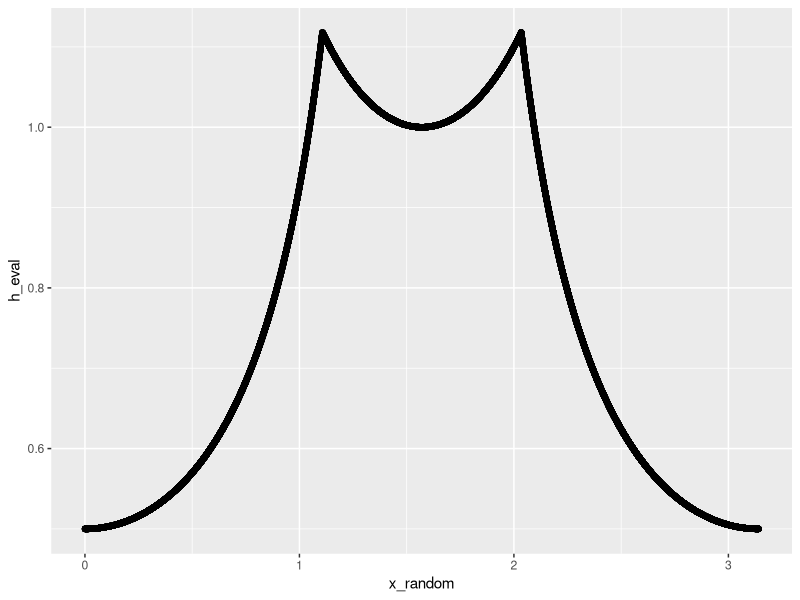
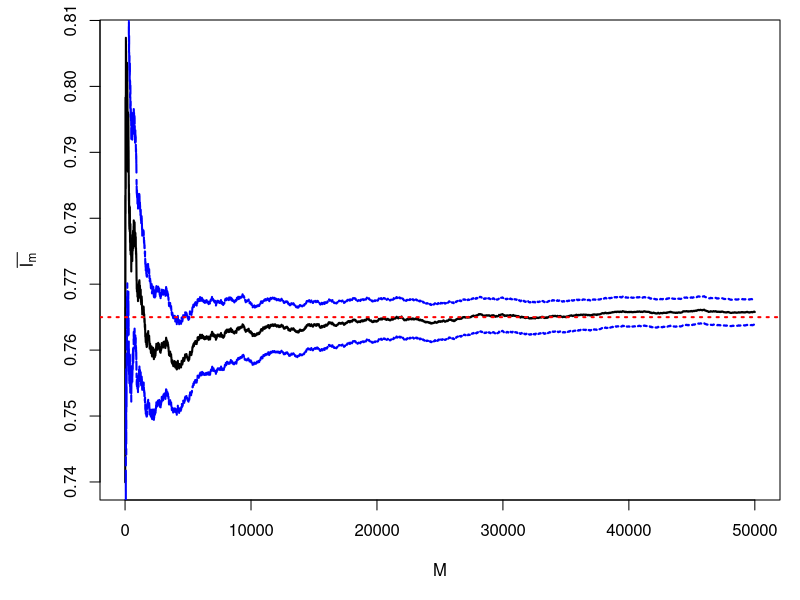
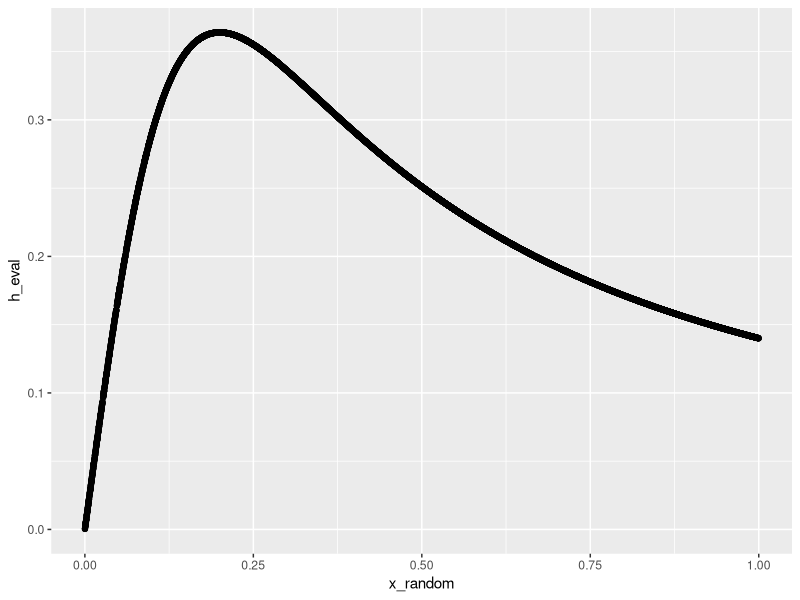
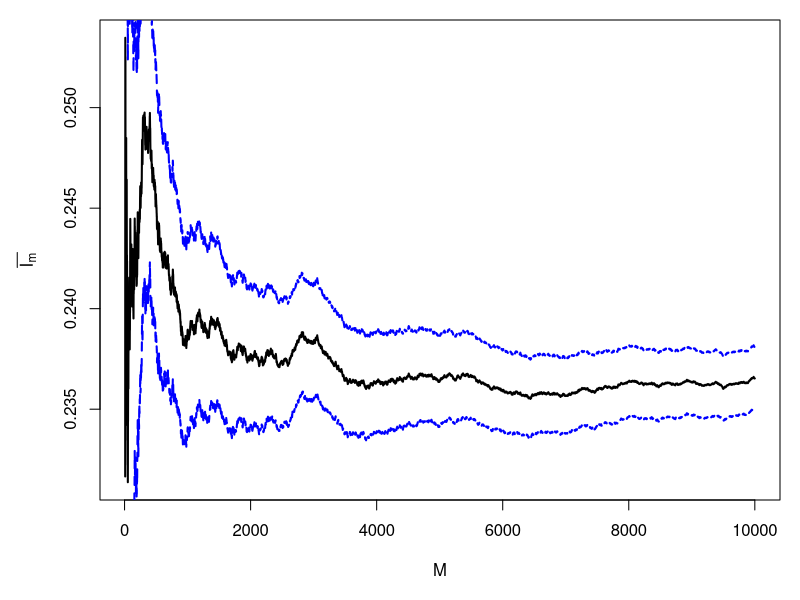
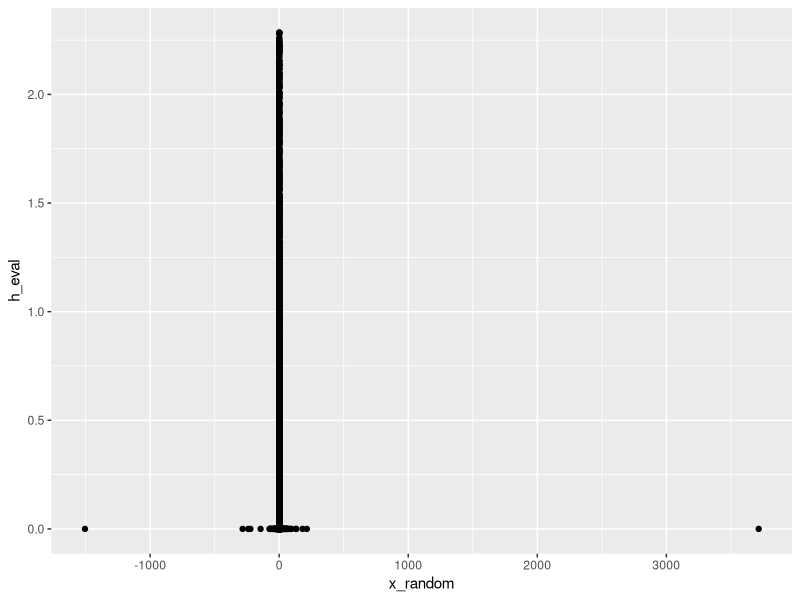
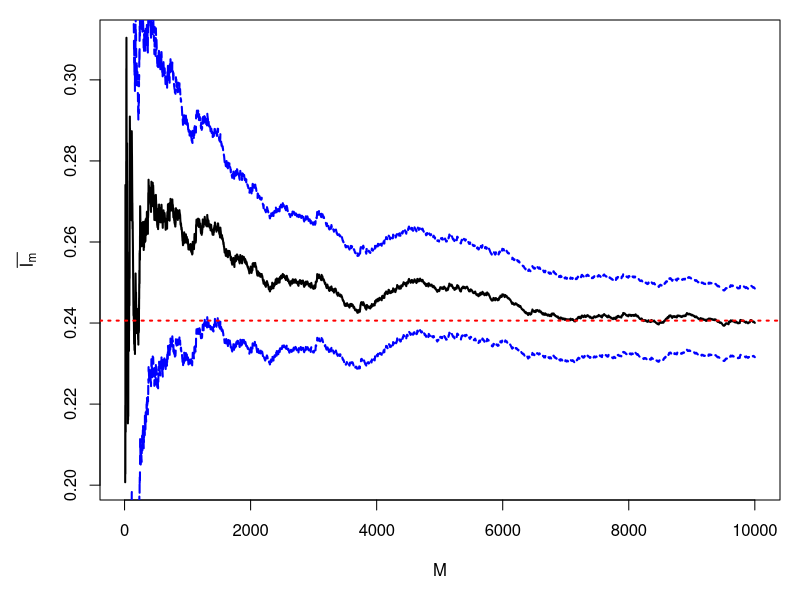
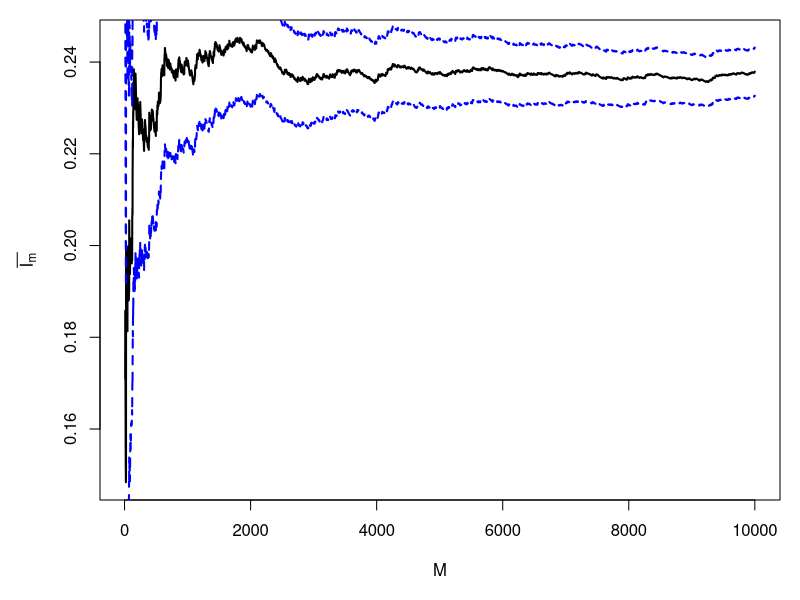
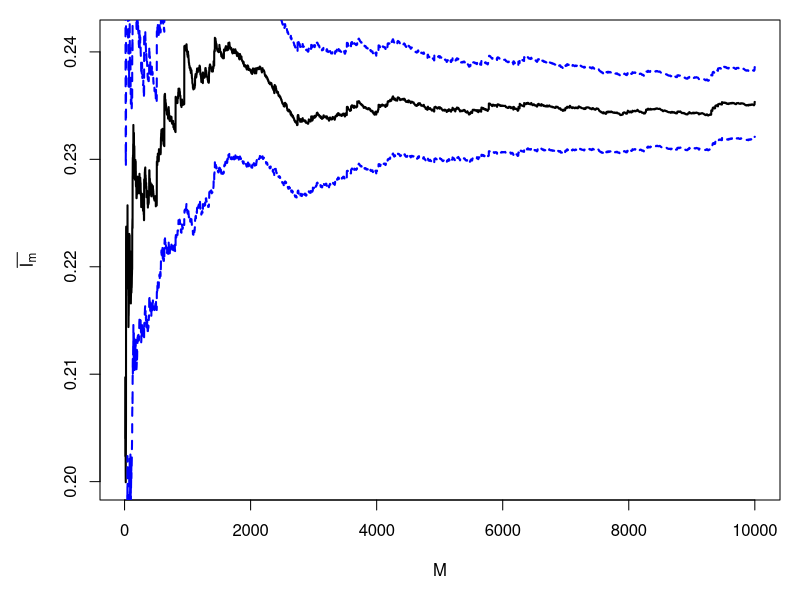

Generate these figures, in order, with R:
## ---- chunk 1
pi = 3.1415
g3b = function(x){
  if(x < atan(2)){
    (1/(2*(cos(x))))/pi
  }
  else if(x > atan(2) & x < pi/2){
    (1/cos(pi/2-x))/pi
  }
  else if(x > pi/2 & x < pi - atan(2)){
    (1/cos(x-pi/2))/pi
  }
  else{
    (1/(2*cos(pi-x)))/pi
  }
}

a = 0
b = 3.1415
m = 50000
library(ggplot2)


set.seed(1)
x_random = runif(m, a, b)

h_eval <- NA
for(i in 1:m){
  h_eval[i] = (b - a) * g3b(x_random[i])
}
ggplot(mapping = aes(x = x_random, y = h_eval)) + 
  geom_point()
partial_int = cumsum(h_eval) / 1:m

ci_lo = partial_int - qnorm(.975) * sapply(1:m,function(x){
  sd(h_eval[1:x])/sqrt(x)
})
ci_hi = partial_int + qnorm(.975) * sapply(1:m,function(x){
  sd(h_eval[1:x])/sqrt(x)
})


par(mar = c(5,5,1,1))
plot(10:m,partial_int[-(1:9)],type = "l",
     xlab = "M",
     ylab = expression(bar(I[m]) ),lwd = 2)
lines(10:m,ci_lo[-(1:9)],col = "blue",lty = 2,lwd = 2)
lines(10:m,ci_hi[-(1:9)],col = "blue",lty = 2,lwd =2)

abline(h = 0.765,lty = 3,col = "red",lwd = 2)

partial_int[m]

sqrt(var(h_eval)/m)
## ---- chunk 2

f4a = function(x){
  ifelse(x >= 0 & x <=1, 5/(atan(5)*(1+25*x^2)), 0)
}

a = 0
b = 1
m = 10000

g4a = function(x){
  x
}

h4a =  function(x){
  dunif(x,0,1)
}


set.seed(1)
x_random = runif(m, a, b)



h_eval <- NA
for(i in 1:length(x_random)){
  h_eval[i] = f4a(x_random[i]) * g4a(x_random[i])/h4a(x_random[i])
}

ggplot(mapping = aes(x = x_random, y = h_eval)) + 
  geom_point()

partial_int = cumsum(h_eval) / 1:length(x_random)

ci_lo = partial_int - qnorm(.975) * sapply(1:length(x_random),function(x){
  sd(h_eval[1:x])/sqrt(x)
})
ci_hi = partial_int + qnorm(.975) * sapply(1:length(x_random),function(x){
  sd(h_eval[1:x])/sqrt(x)
})


par(mar = c(5,5,1,1))
plot(10:length(x_random),partial_int[-(1:9)],type = "l",
     xlab = "M",
     ylab = expression(bar(I[m]) ),lwd = 2)
lines(10:length(x_random),ci_lo[-(1:9)],col = "blue",lty = 2,lwd = 2)
lines(10:length(x_random),ci_hi[-(1:9)],col = "blue",lty = 2,lwd =2)

abline(h = 2.406,lty = 3,col = "red",lwd = 2)

partial_int[length(x_random)]

(sd(h_eval)/sqrt(length(x_random)))^2
var(h_eval)/m

## ---- chunk 3


f4b = function(x){
  ifelse(x >= 0 & x <=1, 5/(atan(5)*(1+25*x^2)), 0)
}
h4b <- function(x){
  dcauchy(x, 0, 1/5)
}
g4b = function(x){
  x
}

a = 0
b = 1
m = 10000


set.seed(1)
x_random = rcauchy(m, 0, 0.2)


h_eval <- NA
for(i in 1:length(x_random)){
  h_eval[i] = f4b(x_random[i]) * g4b(x_random[i])/ h4b(x_random[i])
}

ggplot(mapping = aes(x = x_random, y = h_eval)) + 
  geom_point()

partial_int = cumsum(h_eval) / 1:length(x_random)

ci_lo = partial_int - qnorm(.975) * sapply(1:length(x_random),function(x){
  sd(h_eval[1:x])/sqrt(x)
})
ci_hi = partial_int + qnorm(.975) * sapply(1:length(x_random),function(x){
  sd(h_eval[1:x])/sqrt(x)
})


par(mar = c(5,5,1,1))
plot(10:length(x_random),partial_int[-(1:9)],type = "l",
     xlab = "M",
     ylab = expression(bar(I[m]) ),lwd = 2)
lines(10:length(x_random),ci_lo[-(1:9)],col = "blue",lty = 2,lwd = 2)
lines(10:length(x_random),ci_hi[-(1:9)],col = "blue",lty = 2,lwd =2)

abline(h = .2406,lty = 3,col = "red",lwd = 2)

partial_int[length(x_random)]


(sd(h_eval)/sqrt(length(x_random)))^2
var(h_eval)/length(x_random)

## ---- chunk 4
m = 10e3
f4 = function(x){
  5/(atan(5)*(1+25*x^2))
}

h4 = function(x){
  dbeta(x, 2, 1)
}

g4 = function(x){
  x
}

set.seed(1)
x_random = rbeta(m,2,1)
h_eval4 = g4(x_random)*f4(x_random)/h4(x_random)
partial_int4 = cumsum(h_eval4) / 1:m

ci_lo4 = partial_int4 - qnorm(.975) * sapply(1:m,function(x){
  sd(h_eval4[1:x])/sqrt(x)
})
ci_hi4 = partial_int4 + qnorm(.975) * sapply(1:m,function(x){
  sd(h_eval4[1:x])/sqrt(x)
})


par(mar = c(5,5,1,1))
plot(10:m,partial_int4[-(1:9)],type = "l",
     xlab = "M",
     ylab = expression(bar(I[m]) ),lwd = 2)
lines(10:m,ci_lo4[-(1:9)],col = "blue",lty = 2,lwd = 2)
lines(10:m,ci_hi4[-(1:9)],col = "blue",lty = 2,lwd =2)

abline(h = 2,lty = 3,col = "red",lwd = 2)

partial_int4[length(x_random)]

mean((h_eval4-0.238)^2)
     
  

## ---- chunk 5
m = 10e3
f4 = function(x){
  5/(atan(5)*(1+25*x^2))
}

h4 = function(x){
  dbeta(x, 1, 2)
}

g4 = function(x){
  x
}

set.seed(1)
x_random = rbeta(m,1,2)
h_eval4 = g4(x_random)*f4(x_random)/h4(x_random)
partial_int4 = cumsum(h_eval4) / 1:m

ci_lo4 = partial_int4 - qnorm(.975) * sapply(1:m,function(x){
  sd(h_eval4[1:x])/sqrt(x)
})
ci_hi4 = partial_int4 + qnorm(.975) * sapply(1:m,function(x){
  sd(h_eval4[1:x])/sqrt(x)
})


par(mar = c(5,5,1,1))
plot(10:m,partial_int4[-(1:9)],type = "l",
     xlab = "M",
     ylab = expression(bar(I[m]) ),lwd = 2)
lines(10:m,ci_lo4[-(1:9)],col = "blue",lty = 2,lwd = 2)
lines(10:m,ci_hi4[-(1:9)],col = "blue",lty = 2,lwd =2)

abline(h = 2,lty = 3,col = "red",lwd = 2)

partial_int4[length(x_random)]

mean((h_eval4-0.238)^2)
     
mean(h_eval4)/m

